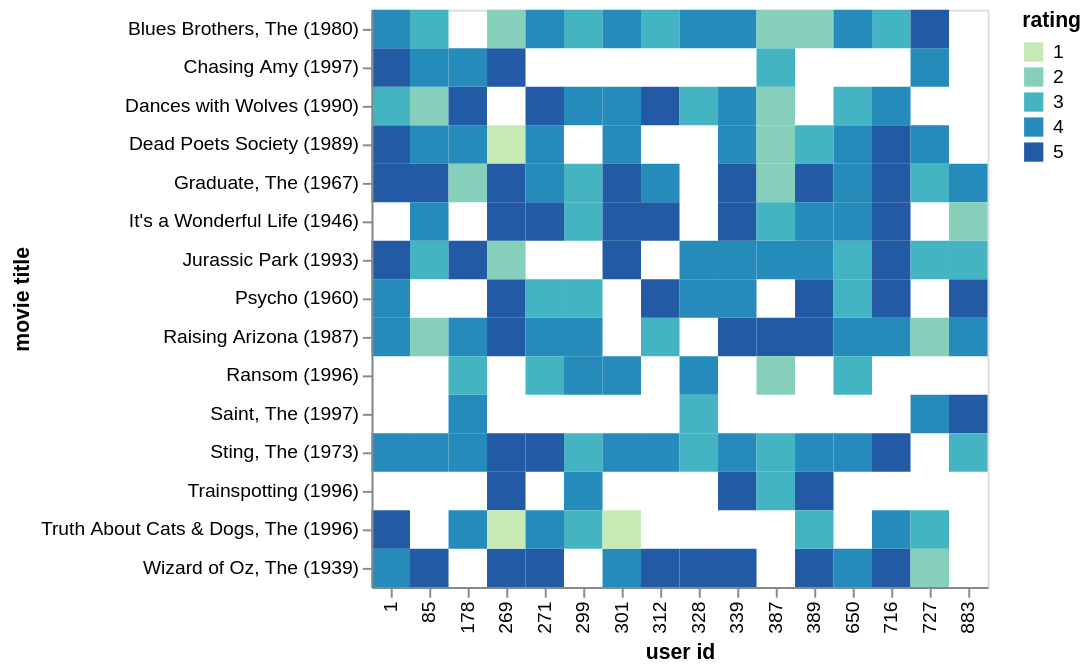

Notebook source saved alongside this figure:
### Markdown cell above
## Visualizing Missing Values

Zeros indicate missing ratings. To visualize the missing values, plot the following heatmap

### Code cell
#| code-fold: true
#| code-summary: "Visualize missing rating values"

long = lambda x: x.stack().reset_index()

# https://altair-viz.github.io/user_guide/encoding.html#encoding-data-types
alt.Chart(long(R)).mark_rect().encode(
    x='user id:O',
    y='movie title:O',
    color=alt.Color('rating:O', scale=alt.Scale(scheme='yellowgreenblue'))
)

### Figure 1 — Vega-Lite specification as saved in the notebook (floating-point values rounded to 4 significant figures; data arrays with more than 128 entries replaced by an {"elided": "..."} marker saying what was removed)
{"config": {"view": {"continuousWidth": 300, "continuousHeight": 300}}, "data": {"name": "data-c696952f6b9c87315cca48c900efd5d3"}, "mark": {"type": "rect"}, "encoding": {"color": {"field": "rating", "scale": {"scheme": "yellowgreenblue"}, "type": "ordinal"}, "x": {"field": "user id", "type": "ordinal"}, "y": {"field": "movie title", "type": "ordinal"}}, "$schema": "https://vega.github.io/schema/vega-lite/v5.16.3.json", "datasets": {"data-c696952f6b9c87315cca48c900efd5d3": {"elided": "161 records"}}}
